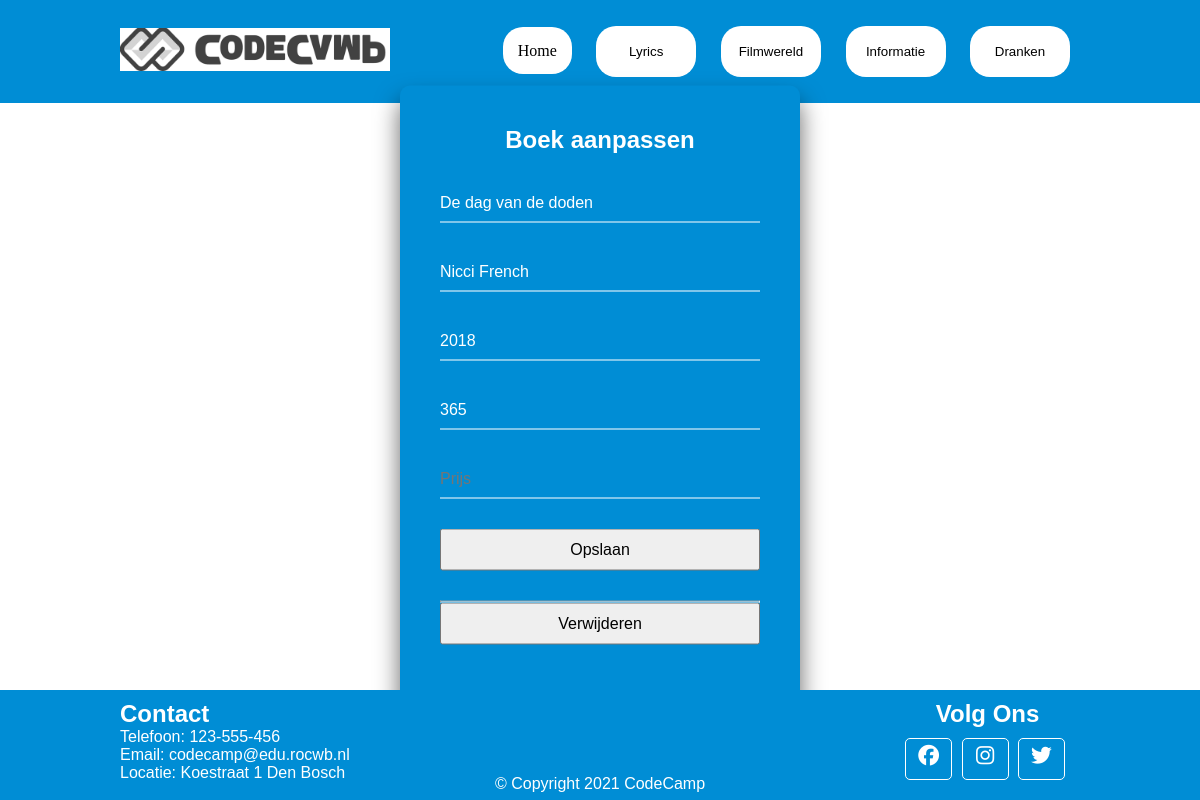
Page /tasks/edit.php?id=1 on the committed database.
### tables this page shows
CREATE TABLE `boeken` (
  `id` int(11) UNSIGNED NOT NULL,
  `titel` varchar(50) NOT NULL,
  `auteur` varchar(50) NOT NULL,
  `jaartal` int(11) NOT NULL DEFAULT '0',
  `pagina` int(11) NOT NULL DEFAULT '0',
  `prijs` int(11) DEFAULT NULL
);

### tasks/edit.php (the view, shortened to what this page needs)
<!DOCTYPE html>
<html lang="en">
<head>
    <link rel="stylesheet" href="../css/main.css">
</head>
<body>
    <?php
    require_once('../header.php');
    ?>
    <div class="form">
        <h2>Boek aanpassen</h2>
        <?php
        $id = $_GET['id'];
        require_once '../backend/conn.php';
        $query = "SELECT * FROM boeken WHERE id = :id";
        $statement = $conn->prepare($query);
        $statement->execute([":id" => $id]);
        $boek = $statement->fetch(PDO::FETCH_ASSOC);
        ?>
        <form action="../backend/formulierController.php" method="POST">
            <div class="form-input">
                <input type="text" name="titel" id="titel" value="<?php echo $boek['titel']; ?>">
            </div>
            <div class="form-input">
                <input type="text" name="auteur" id="auteur" value="<?php echo $boek['auteur']; ?>">
            </div>
            <div class="form-input">
                <input type="text" name="jaartal" id="jaartal" value="<?php echo $boek['jaartal']; ?>">
            </div>
            <div class="form-input">
                <input type="number" name="pagina" id="pagina" value="<?php echo $boek['pagina']; ?>">
            </div>
            <div class="form-input">
                <input type="number" name="prijs" id="prijs" placeholder="Prijs" value="<?php echo $boek['prijs']; ?>">
            </div>
            <div class="form-group">
				<input type="submit" value="Opslaan">
			</div>
        </form>
        <hr>
        <form action="../backend/formulierController.php" method="POST">
            <div class="form-group">
                <input type="submit" value="Verwijderen">
            </div>
        </form>
    </div>
    <?php
    require_once('../footer.php');
    ?>
</body>
</html>

### css/main.css (style rules this page uses)
:root { --red: #cc0000; --green: #9cd9a8; --blue: #4682b4; --brown: #b97d4b; --headFoot: #008dd5; --hoverColor: lightgray; --yellow: yellow; --purple: purple; --lightgray: #e4e4e4; --white: white; --black: black; }
* { font-family: verdana, Arial, Helvetica, sans-serif; text-decoration: none; margin: 0; padding: 0; }
.form { position: absolute; top: 50%; left: 50%; width: 400px; padding: 40px; transform: translate(-50%, -50%); background-color: #008dd5; box-sizing: border-box; box-shadow: 0 15px 25px rgba(0,0,0,.6); border-radius: 10px; }
.form h2 { margin: 0 0 30px; padding: 0; color: #fff; text-align: center; }
.form .form-input { position: relative; }
.form .form-input input { width: 100%; padding: 10px 0; font-size: 16px; color: white; margin-bottom: 30px; border: none; border-bottom: 1px solid #fff; outline: none; background: transparent; }
.form .form-group { position: relative; }
.form .form-group input { width: 100%; padding: 10px 0; font-size: 16px; margin-bottom: 30px; outline: none; }

### rows in the picture
boeken: titel "De dag van de doden", auteur "Nicci French", jaartal "2018", pagina "365"
